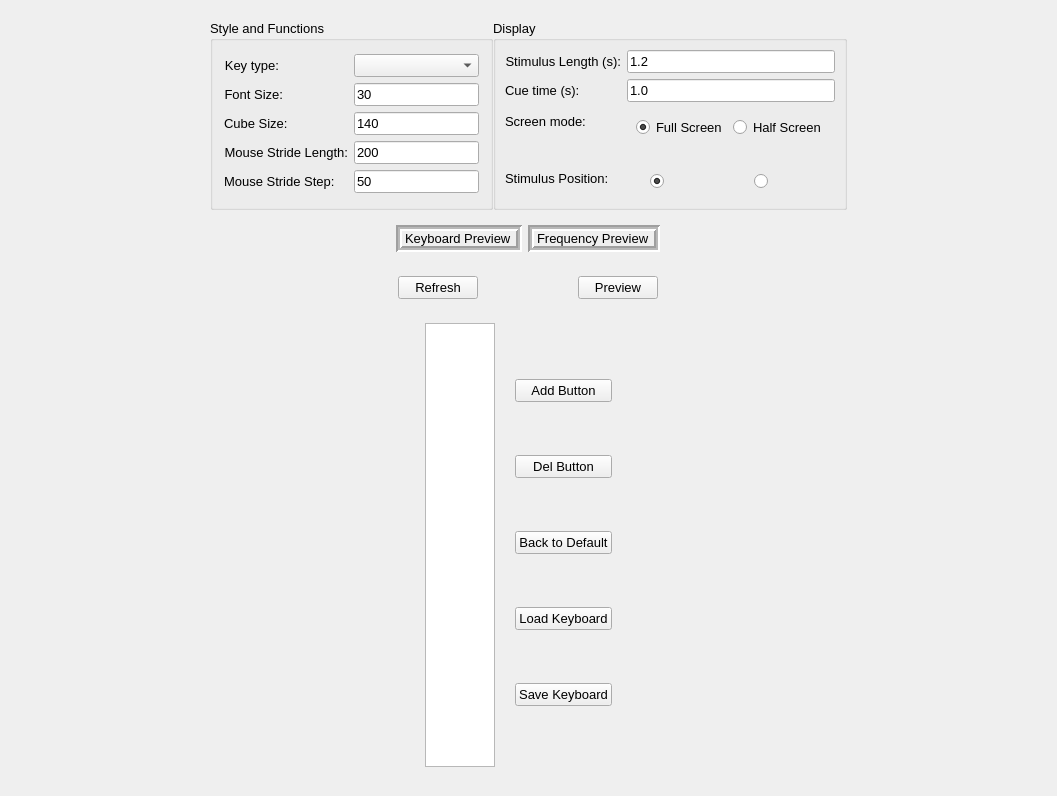
             <widget class="QWidget" name="scrollAreaWidgetContents">
              <property name="geometry">
               <rect>
                <x>0</x>
                <y>0</y>
                <width>1057</width>
                <height>796</height>
               </rect>
              </property>
              <layout class="QVBoxLayout" name="verticalLayout_17">
               <item alignment="Qt::AlignHCenter">
                <widget class="QFrame" name="verticalFrame_2">
                 <property name="font">
                  <font>
                   <pointsize>10</pointsize>
                  </font>
                 </property>
                 <layout class="QVBoxLayout" name="verticalLayout_8">
                  <item alignment="Qt::AlignHCenter">
                   <widget class="QFrame" name="horizontalFrame_2">
                    <property name="lineWidth">
                     <number>3</number>
                    </property>
                    <layout class="QHBoxLayout" name="horizontalLayout_9">
                     <property name="spacing">
                      <number>0</number>
                     </property>
                     <property name="leftMargin">
                      <number>0</number>
                     </property>
                     <property name="topMargin">
                      <number>0</number>
                     </property>
                     <property name="rightMargin">
                      <number>0</number>
                     </property>
                     <property name="bottomMargin">
                      <number>0</number>
                     </property>
                     <item alignment="Qt::AlignHCenter">
                      <widget class="QGroupBox" name="groupBox_2">
                       <property name="title">
                        <string>Style and Functions</string>
                       </property>
                       <layout class="QVBoxLayout" name="verticalLayout_10">
                        <item alignment="Qt::AlignVCenter">
                         <widget class="QFrame" name="frame">
                          <layout class="QFormLayout" name="formLayout_2">
                           <property name="leftMargin">
                            <number>2</number>
                           </property>
                           <property name="topMargin">
                            <number>2</number>
                           </property>
                           <property name="rightMargin">
                            <number>2</number>
                           </property>
                           <property name="bottomMargin">
                            <number>2</number>
                           </property>
                           <item row="0" column="0">
                            <widget class="QLabel" name="keyTypeLabel">
                             <property name="text">
                              <string>Key type:</string>
                             </property>
                             <property name="alignment">
                              <set>Qt::AlignRight|Qt::AlignTrailing|Qt::AlignVCenter</set>
                             </property>
                            </widget>
                           </item>
                           <item row="1" column="0">
                            <widget class="QLabel" name="fontSizeLabel">
                             <property name="text">
                              <string>Font Size:</string>
                             </property>
                             <property name="alignment">
                              <set>Qt::AlignRight|Qt::AlignTrailing|Qt::AlignVCenter</set>
                             </property>
                            </widget>
                           </item>
                           <item row="1" column="1">
                            <widget class="QLineEdit" name="fontSizeLineEdit">
                             <property name="text">
                              <string>30</string>
                             </property>
                             <property name="alignment">
                              <set>Qt::AlignLeading|Qt::AlignLeft|Qt::AlignVCenter</set>
                             </property>
                            </widget>
                           </item>
                           <item row="0" column="1">
                            <widget class="QComboBox" name="keyTypeComboBox"/>
                           </item>
                           <item row="3" column="0">
                            <widget class="QLabel" name="cubeSizeLabel">
                             <property name="text">
                              <string>Cube Size:</string>
                             </property>
                            </widget>
                           </item>
                           <item row="3" column="1">
                            <widget class="QLineEdit" name="cubeSizeLineEdit">
                             <property name="text">
                              <string>140</string>
                             </property>
                             <property name="alignment">
                              <set>Qt::AlignLeading|Qt::AlignLeft|Qt::AlignVCenter</set>
                             </property>
                            </widget>
                           </item>
                           <item row="4" column="0">
                            <widget class="QLabel" name="mouseStrideLengthLabel">
                             <property name="text">
                              <string>Mouse Stride Length:</string>
                             </property>
                             <property name="alignment">
                              <set>Qt::AlignRight|Qt::AlignTrailing|Qt::AlignVCenter</set>
                             </property>
                            </widget>
                           </item>
                           <item row="4" column="1">
                            <widget class="QLineEdit" name="mouseStrideLengthLineEdit">
                             <property name="text">
                              <string>200</string>
                             </property>
                             <property name="alignment">
                              <set>Qt::AlignLeading|Qt::AlignLeft|Qt::AlignVCenter</set>
                             </property>
                            </widget>
                           </item>
                           <item row="5" column="0">
                            <widget class="QLabel" name="mouseStrideStepLabel">
                             <property name="text">
                              <string>Mouse Stride Step:</string>
                             </property>
                            </widget>
                           </item>
                           <item row="5" column="1">
                            <widget class="QLineEdit" name="strideStepLineEdit">
                             <property name="text">
                              <string>50</string>
                             </property>
                            </widget>
                           </item>
                          </layout>
                         </widget>
                        </item>
                       </layout>
                      </widget>
                     </item>
                     <item alignment="Qt::AlignHCenter">
                      <widget class="QGroupBox" name="groupBox">
                       <property name="title">
                        <string>Display</string>
                       </property>
                       <layout class="QVBoxLayout" name="verticalLayout_11">
                        <property name="spacing">
                         <number>0</number>
                        </property>
                        <property name="leftMargin">
                         <number>0</number>
                        </property>
                        <property name="topMargin">
                         <number>0</number>
                        </property>
                        <property name="rightMargin">
                         <number>0</number>
                        </property>
                        <property name="bottomMargin">
                         <number>0</number>
                        </property>
                        <item alignment="Qt::AlignHCenter|Qt::AlignVCenter">
                         <widget class="QFrame" name="frame">
                          <layout class="QFormLayout" name="formLayout_3">
                           <item row="1" column="0">
                            <widget class="QLabel" name="stimulusLengthLabel">
                             <property name="text">
                              <string>Stimulus Length (s):</string>
                             </property>
                             <property name="alignment">
                              <set>Qt::AlignRight|Qt::AlignTrailing|Qt::AlignVCenter</set>
                             </property>
                            </widget>
                           </item>
                           <item row="1" column="1">
                            <widget class="QLineEdit" name="stimulusLengthLineEdit">
                             <property name="text">
                              <string>1.2</string>
                             </property>
                             <property name="alignment">
                              <set>Qt::AlignLeading|Qt::AlignLeft|Qt::AlignVCenter</set>
                             </property>
                            </widget>
                           </item>
                           <item row="2" column="0">
                            <widget class="QLabel" name="cueTimeLabel">
                             <property name="text">
                              <string>Cue time (s):</string>
                             </property>
                            </widget>
                           </item>
                           <item row="2" column="1">
                            <widget class="QLineEdit" name="cueTimeLineEdit">
                             <property name="inputMask">
                              <string extracomment="text"/>
                             </property>
                             <property name="text">
                              <string extracomment="text">1.0</string>
                             </property>
                             <property name="alignment">
                              <set>Qt::AlignLeading|Qt::AlignLeft|Qt::AlignVCenter</set>
                             </property>
                             <property name="placeholderText">
                              <string/>
                             </property>
                            </widget>
                           </item>
                           <item row="3" column="0">
                            <widget class="QLabel" name="screenModeLabel">
                             <property name="text">
                              <string>Screen mode:</string>
                             </property>
                            </widget>
                           </item>
                           <item row="3" column="1">
                            <widget class="QFrame" name="horizontalFrame">
                             <layout class="QHBoxLayout" name="horizontalLayout_20">
                              <item>
                               <widget class="QRadioButton" name="fullScreenRadioButton">
                                <property name="text">
                                 <string>Full Screen</string>
                                </property>
                                <property name="checked">
                                 <bool>true</bool>
                                </property>
                               </widget>
                              </item>
                              <item>
                               <widget class="QRadioButton" name="halfScreenRadioButton">
                                <property name="text">
                                 <string>Half Screen</string>
                                </property>
                                <property name="checked">
                                 <bool>false</bool>
                                </property>
                               </widget>
                              </item>
                             </layout>
                            </widget>
                           </item>
                          </layout>
                         </widget>
                        </item>
                        <item>
                         <widget class="QFrame" name="stimPositionFormFrame">
                          <layout class="QFormLayout" name="stimPosFormLayout">
                           <property name="formAlignment">
                            <set>Qt::AlignCenter</set>
                           </property>
                           <item row="0" column="0">
                            <widget class="QLabel" name="stimulusPositionLabel">
                             <property name="text">
                              <string>Stimulus Position:</string>
                             </property>
                             <property name="alignment">
                              <set>Qt::AlignLeading|Qt::AlignLeft|Qt::AlignVCenter</set>
                             </property>
                            </widget>
                           </item>
                           <item row="0" column="1">
                            <widget class="QFrame" name="frame">
                             <layout class="QHBoxLayout" name="horizontalLayout_21">
                              <item>
                               <widget class="QRadioButton" name="stimScreen0Position">
                                <property name="maximumSize">
                                 <size>
                                  <width>40</width>
                                  <height>16777215</height>
                                 </size>
                                </property>
                                <property name="layoutDirection">
                                 <enum>Qt::RightToLeft</enum>
                                </property>
                                <property name="text">
                                 <string/>
                                </property>
                                <property name="checked">
                                 <bool>true</bool>
                                </property>
                               </widget>
                              </item>
                              <item>
                               <widget class="QLabel" name="stimScreen0Pic">
                                <property name="sizePolicy">
                                 <sizepolicy hsizetype="Fixed" vsizetype="Fixed">
                                  <horstretch>0</horstretch>
                                  <verstretch>0</verstretch>
                                 </sizepolicy>
                                </property>
                                <property name="maximumSize">
                                 <size>
                                  <width>96</width>
                                  <height>54</height>
                                 </size>
                                </property>
                                <property name="text">
                                 <string/>
                                </property>
                                <property name="pixmap">
                                 <pixmap>images/left.png</pixmap>
                                </property>
                                <property name="scaledContents">
                                 <bool>true</bool>
                                </property>
                               </widget>
                              </item>
                              <item>
                               <widget class="QRadioButton" name="stimScreen1Position">
                                <property name="maximumSize">
                                 <size>
                                  <width>40</width>
                                  <height>16777215</height>
                                 </size>
                                </property>
                                <property name="layoutDirection">
                                 <enum>Qt::RightToLeft</enum>
                                </property>
                                <property name="text">
                                 <string/>
                                </property>
                                <property name="checked">
                                 <bool>false</bool>
                                </property>
                               </widget>
                              </item>
                              <item>
                               <widget class="QLabel" name="stimScreen1Pic">
                                <property name="maximumSize">
                                 <size>
                                  <width>96</width>
                                  <height>54</height>
                                 </size>
                                </property>
                                <property name="text">
                                 <string/>
                                </property>
                                <property name="pixmap">
                                 <pixmap>images/right.png</pixmap>
                                </property>
                                <property name="scaledContents">
                                 <bool>true</bool>
                                </property>
                               </widget>
                              </item>
                             </layout>
                            </widget>
                           </item>
                          </layout>
                         </widget>
                        </item>
                       </layout>
                      </widget>
                     </item>
                    </layout>
                   </widget>
                  </item>
                  <item alignment="Qt::AlignHCenter">
                   <widget class="QFrame" name="preview_keyboard_frame">
                    <property name="autoFillBackground">
                     <bool>false</bool>
                    </property>
                    <layout class="QHBoxLayout" name="horizontalLayout_8">
                     <item alignment="Qt::AlignHCenter">
                      <widget class="QLabel" name="keyboard_preview_pic">
                       <property name="maximumSize">
                        <size>
                         <width>16777215</width>
                         <height>16777215</height>
                        </size>
                       </property>
                       <property name="frameShape">
                        <enum>QFrame::Box</enum>
                       </property>
                       <property name="frameShadow">
                        <enum>QFrame::Sunken</enum>
                       </property>
                       <property name="lineWidth">
                        <number>2</number>
                       </property>
                       <property name="midLineWidth">
                        <number>2</number>
                       </property>
                       <property name="text">
                        <string>Keyboard Preview</string>
                       </property>
                       <property name="scaledContents">
                        <bool>true</bool>
                       </property>
                      </widget>
                     </item>
                     <item alignment="Qt::AlignHCenter">
                      <widget class="QLabel" name="frequency_preview_pic">
                       <property name="minimumSize">
                        <size>
                         <width>0</width>
                         <height>0</height>
                        </size>
                       </property>
                       <property name="maximumSize">
                        <size>
                         <width>16777215</width>
                         <height>16777215</height>
                        </size>
                       </property>
                       <property name="frameShape">
                        <enum>QFrame::Box</enum>
                       </property>
                       <property name="frameShadow">
                        <enum>QFrame::Sunken</enum>
                       </property>
                       <property name="lineWidth">
                        <number>2</number>
                       </property>
                       <property name="midLineWidth">
                        <number>2</number>
                       </property>
                       <property name="text">
                        <string>Frequency Preview</string>
                       </property>
                       <property name="scaledContents">
                        <bool>true</bool>
                       </property>
                      </widget>
                     </item>
                    </layout>
                   </widget>
                  </item>
                  <item alignment="Qt::AlignHCenter">
                   <widget class="QFrame" name="frame">
                    <layout class="QHBoxLayout" name="horizontalLayout_12">
                     <property name="spacing">
                      <number>100</number>
                     </property>
                     <property name="leftMargin">
                      <number>15</number>
                     </property>
                     <property name="rightMargin">
                      <number>15</number>
                     </property>
                     <item>
                      <widget class="QPushButton" name="refresh_key_button">
                       <property name="maximumSize">
                        <size>
                         <width>200</width>
                         <height>16777215</height>
                        </size>
                       </property>
                       <property name="text">
                        <string>Refresh</string>
                       </property>
                      </widget>
                     </item>
                     <item>
                      <widget class="QPushButton" name="preview_key_button">
                       <property name="maximumSize">
                        <size>
                         <width>200</width>
                         <height>16777215</height>
                        </size>
                       </property>
                       <property name="text">
                        <string>Preview</string>
                       </property>
                      </widget>
                     </item>
                    </layout>
                   </widget>
                  </item>
                  <item alignment="Qt::AlignHCenter">
                   <widget class="QFrame" name="frame">
                    <layout class="QHBoxLayout" name="horizontalLayout_3">
                     <property name="spacing">
                      <number>0</number>
                     </property>
                     <item alignment="Qt::AlignRight">
                      <widget class="QTableWidget" name="keyboard_table">
                       <property name="sizePolicy">
                        <sizepolicy hsizetype="MinimumExpanding" vsizetype="MinimumExpanding">
                         <horstretch>0</horstretch>
                         <verstretch>0</verstretch>
                        </sizepolicy>
                       </property>
                       <property name="minimumSize">
                        <size>
                         <width>0</width>
                         <height>410</height>
                        </size>
                       </property>
                       <property name="verticalScrollBarPolicy">
                        <enum>Qt::ScrollBarAsNeeded</enum>
                       </property>
                       <property name="horizontalScrollBarPolicy">
                        <enum>Qt::ScrollBarAsNeeded</enum>
                       </property>
                       <property name="sizeAdjustPolicy">
                        <enum>QAbstractScrollArea::AdjustToContents</enum>
                       </property>
                       <property name="autoScroll">
                        <bool>true</bool>
                       </property>
                       <property name="rowCount">
                        <number>0</number>
                       </property>
                       <property name="columnCount">
                        <number>0</number>
                       </property>
                      </widget>
                     </item>
                     <item alignment="Qt::AlignLeft">
                      <widget class="QFrame" name="frame">
                       <property name="sizePolicy">
                        <sizepolicy hsizetype="Minimum" vsizetype="Minimum">
                         <horstretch>0</horstretch>
                         <verstretch>0</verstretch>
                        </sizepolicy>
                       </property>
                       <property name="lineWidth">
                        <number>2</number>
                       </property>
                       <layout class="QVBoxLayout" name="verticalLayout_20">
                        <property name="leftMargin">
                         <number>20</number>
                        </property>
                        <property name="rightMargin">
                         <number>20</number>
                        </property>
                        <item>
                         <widget class="QPushButton" name="add_button">
                          <property name="text">
                           <string>Add Button</string>
                          </property>
                         </widget>
                        </item>
                        <item>
                         <widget class="QPushButton" name="del_button">
                          <property name="text">
                           <string>Del Button</string>
                          </property>
                         </widget>
                        </item>
                        <item>
                         <widget class="QPushButton" name="keyboard_default_button">
                          <property name="text">
                           <string>Back to Default</string>
                          </property>
                         </widget>
                        </item>
                        <item>
                         <widget class="QPushButton" name="loadKeyboard_button">
                          <property name="maximumSize">
                           <size>
                            <width>16777215</width>
                            <height>16777215</height>
                           </size>
                          </property>
                          <property name="text">
                           <string>Load Keyboard</string>
                          </property>
                         </widget>
                        </item>
                        <item>
                         <widget class="QPushButton" name="saveKeyboard_button">
                          <property name="maximumSize">
                           <size>
                            <width>16777215</width>
                            <height>16777215</height>
                           </size>
                          </property>
                          <property name="text">
                           <string>Save Keyboard</string>
                          </property>
                         </widget>
                        </item>
                       </layout>
                      </widget>
                     </item>
                    </layout>
                   </widget>
                  </item>
                 </layout>
                </widget>
               </item>
              </layout>
             </widget>
